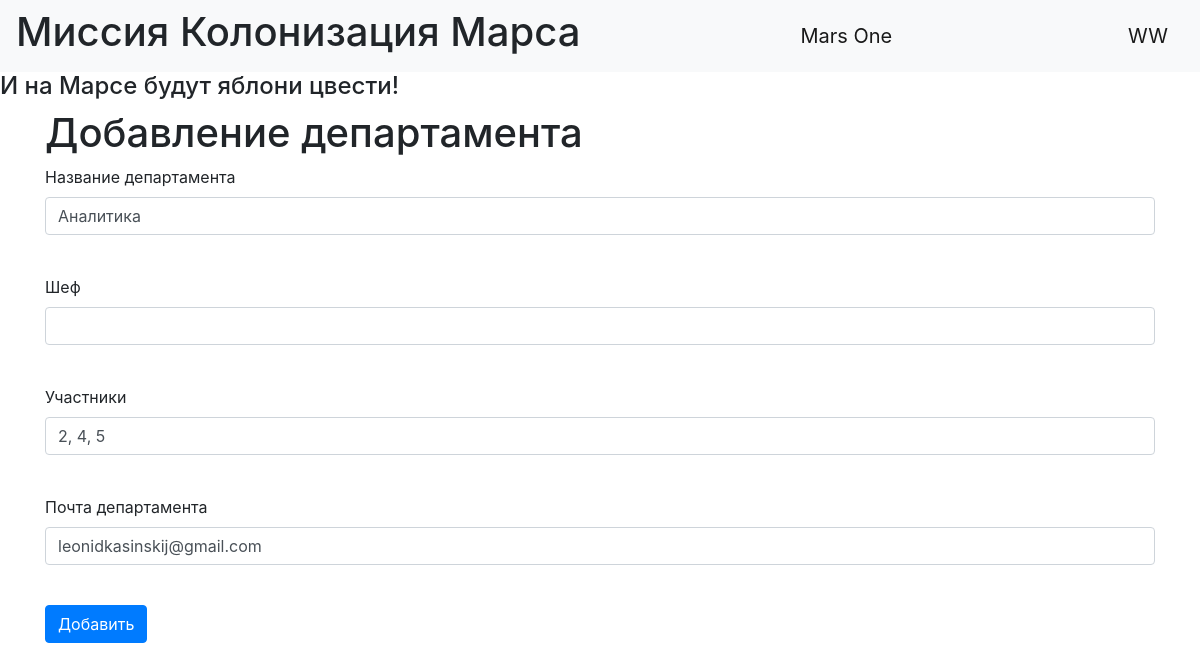
Page /departments/1 (signed in) on the committed database.
### data/users.py (models this page shows, shortened)
class User(SqlAlchemyBase, UserMixin):
    __tablename__ = 'users'
    id = sqlalchemy.Column(sqlalchemy.Integer,
                           primary_key=True, autoincrement=True)
    age = sqlalchemy.Column(sqlalchemy.Integer)
    surname = sqlalchemy.Column(sqlalchemy.String)
    name = sqlalchemy.Column(sqlalchemy.String, nullable=True)
    about = sqlalchemy.Column(sqlalchemy.String, nullable=True)
    email = sqlalchemy.Column(sqlalchemy.String,
                              index=True, unique=True, nullable=True)
    position = sqlalchemy.Column(sqlalchemy.String)
    speciality = sqlalchemy.Column(sqlalchemy.String)
    address = sqlalchemy.Column(sqlalchemy.String)
    hashed_password = sqlalchemy.Column(sqlalchemy.String, nullable=True)
    created_date = sqlalchemy.Column(sqlalchemy.DateTime,
                                     default=datetime.datetime.now)
    jobs = orm.relationship("Jobs", back_populates='user')
    departments = orm.relationship("Department", back_populates='user')

### data/department.py (models this page shows)
class Department(SqlAlchemyBase):
    __tablename__ = 'department'
    id = sqlalchemy.Column(sqlalchemy.Integer, primary_key=True,
                           autoincrement=True)
    title = sqlalchemy.Column(sqlalchemy.String, nullable=True)
    chief = sqlalchemy.Column(sqlalchemy.Integer, sqlalchemy.ForeignKey("users.id"))
    members = sqlalchemy.Column(sqlalchemy.String, nullable=True)
    email = sqlalchemy.Column(sqlalchemy.String, nullable=True)
    user = orm.relationship('User')

### index.py (the view, shortened to what this page needs)
@app.route('/departments/<int:id>', methods=['GET', 'POST'])
@login_required
def edit_department(id):
    form = DepartmentForm()
    if request.method == "GET":
        db_sess = db_session.create_session()
        departments = db_sess.query(Department).filter(Department.id == id, (current_user.id == 1)).first()
        if departments:
            form.title.data = departments.title
            form.members.data = departments.members
            form.email.data = departments.email
        else:
            abort(404)
    return render_template('department.html', title='Редактирование департамента', form=form)

### form/department.py
class DepartmentForm(FlaskForm):
    title = StringField('Название департамента', validators=[DataRequired()])
    chief = IntegerField('Шеф', validators=[DataRequired()])
    members = StringField('Участники', validators=[DataRequired()])
    email = EmailField('Почта департамента', validators=[DataRequired()])
    submit = SubmitField('Добавить')

### data/db_session.py (called while the page is built)
def create_session() -> Session:
    global __factory
    return __factory()

### index.py (called while the page is built)
@login_manager.user_loader
def load_user(user_id):
    db_sess = db_session.create_session()
    return db_sess.query(User).get(user_id)

### templates/department.html (shortened to what this page needs)
{% extends "base.html" %}
{% block content %}
<h1>Добавление департамента</h1>
<form action="" method="post">
    <p>
        {{ form.title.label }}<br>
        {{ form.title(class="form-control")}}<br>
    </p>
    <p>
        {{ form.chief.label }}<br>
        {{ form.chief(class="form-control") }}<br>
    </p>
    <p>
        {{ form.members.label }}<br>
        {{ form.members(class="form-control") }}<br>
    </p>
    <p>
        {{ form.email.label }}<br>
        {{ form.email(class="form-control") }}<br>
    </p>
    <p>{{ form.submit(type="submit", class="btn btn-primary") }}</p>
</form>
{% endblock %}

### templates/base.html (shortened to what this page needs)
<!DOCTYPE html>
<html lang="en">
<head>
    <link rel="stylesheet" href="https://stackpath.bootstrapcdn.com/bootstrap/4.4.1/css/bootstrap.min.css">
    <link rel="stylesheet" type="text/css" href="../static/css/style.css" />
</head>
  <body>
    <header>
      <nav class="navbar navbar-light bg-light">
          <h1>Миссия Колонизация Марса</h1>
        <a class="navbar-brand" href="#">Mars One</a>
          {% if current_user.is_authenticated %}
            <a class="navbar-brand" href="/logout">{{ current_user.name }}</a>
          {% else %}
    <p>
        <a class="btn btn-primary " href="/register">Зарегистрироваться</a>
        <a class="btn btn-success" href="/login">Войти</a>
    </p>
{% endif %}
      </nav>
        <h4>И на Марсе будут яблони цвести!</h4>
    </header>
    <main role="main" class="container">
        {% block content %}{% endblock %}
    </main>
  </body>
</html>

### rows in the picture
User: name "WW"
Department: title "Аналитика", members "2, 4, 5", email "leonidkasinskij@gmail.com"
